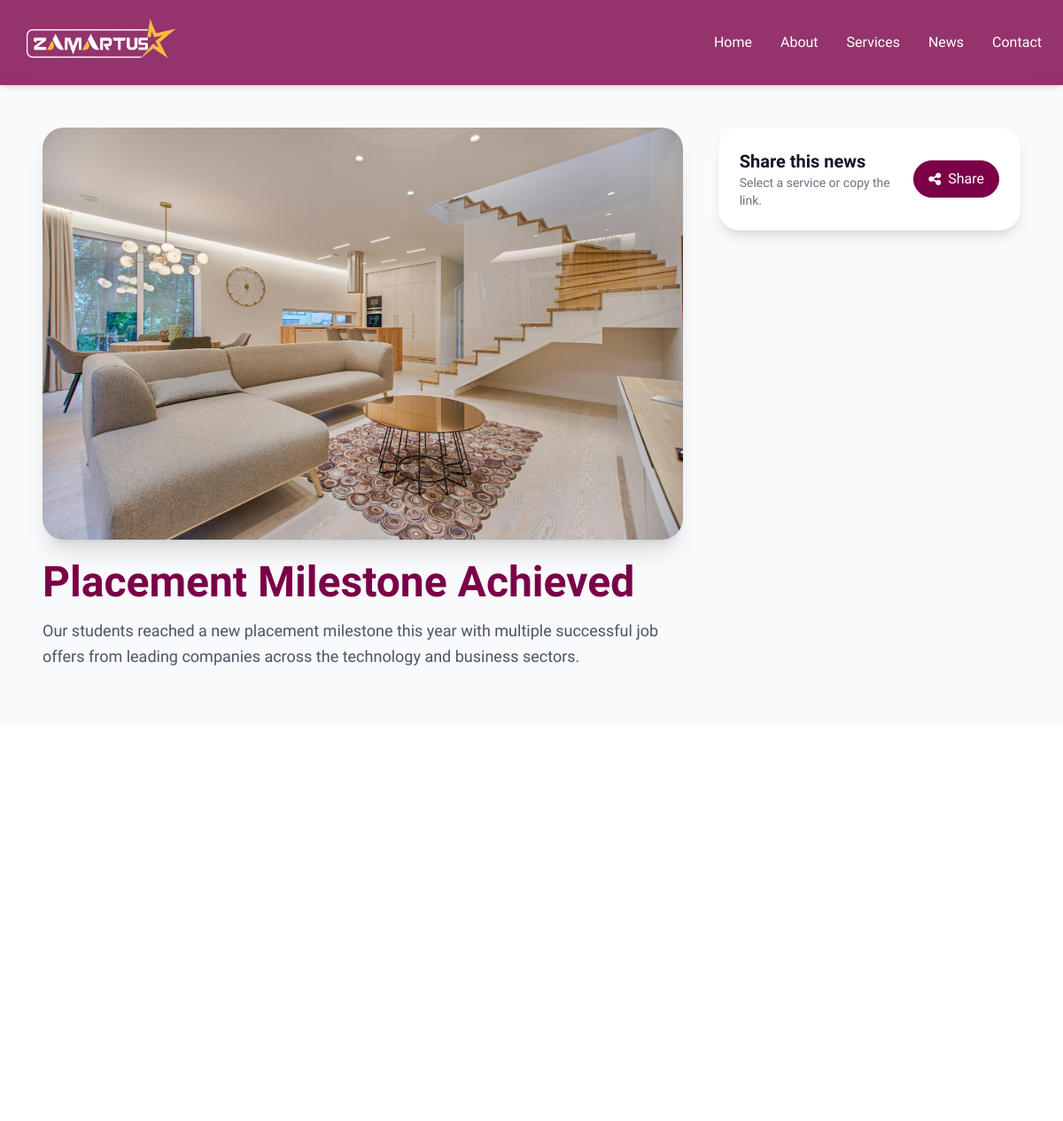
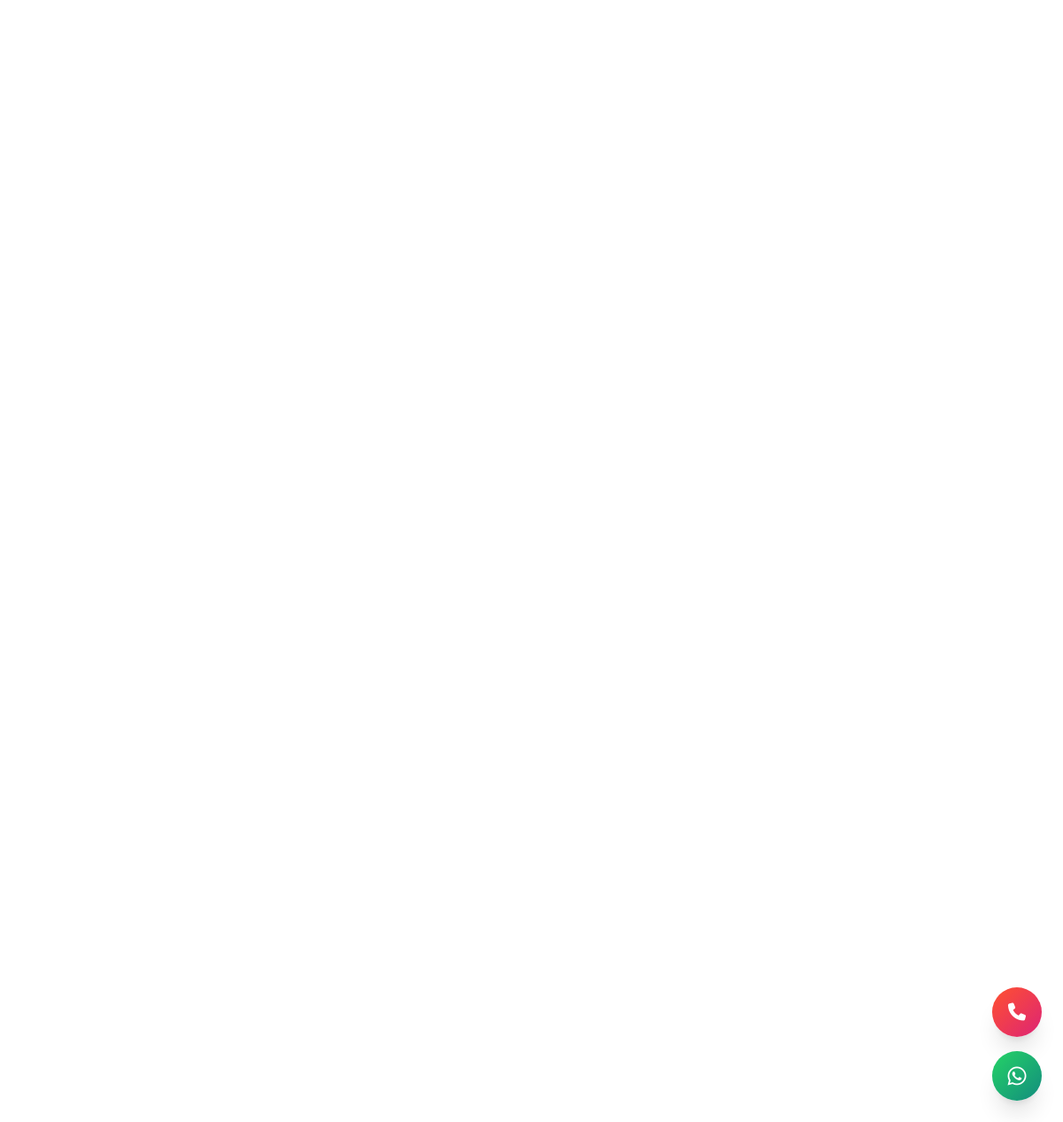
Screenshot of /news/2/ with the database file from the repository (2 pictures, top to bottom).
### app/models.py (models this page shows, shortened)
class News(models.Model):
    heading = models.CharField(max_length=255)
    description = models.TextField()
    image = models.ImageField(upload_to='news/')
    class Meta:
        verbose_name = 'News'
        verbose_name_plural = 'News'

### app/views.py (the view)
# urls.py: path('news/<int:id>/', news_details, name='news_detail'),
def news_details(request, id):
    news_item = News.objects.get(id=id)
    context = {
        'news': news_item
    }
    return render(request, 'news_details.html', context)

### app/templates/news_details.html (shortened to what this page needs)
{% extends "base.html" %}
{% block content %}
<div class="relative bg-gray-50 py-16 mt-20">
    <div class="max-w-6xl mx-auto px-6">
        <div class="grid grid-cols-1 lg:grid-cols-3 gap-10 items-start">
            <div class="lg:col-span-2 space-y-6">
                <div class="overflow-hidden rounded-3xl shadow-xl">
                    <img src="{{ news.image.url }}" alt="{{ news.heading }}" class="w-full h-auto object-cover">
                </div>
                <div class="space-y-4">
                    <h1 class="text-4xl md:text-5xl font-bold text-[#7A0048]">{{ news.heading }}</h1>
                    <p class="text-gray-600 text-lg leading-relaxed">{{ news.description }}</p>
                </div>
            </div>
            <aside class="space-y-6 bg-white p-6 rounded-3xl shadow-lg">
                <div class="flex items-center justify-between">
                    <div>
                        <h2 class="text-xl font-semibold text-gray-900">Share this news</h2>
                        <p class="text-sm text-gray-500">Select a service or copy the link.</p>
                    </div>
                    <button id="shareToggleButton" type="button"
                        class="inline-flex items-center gap-2 rounded-full border border-[#7A0048] bg-[#7A0048] px-4 py-2 text-white hover:bg-[#5f003d] transition">
                        <i class="fas fa-share-alt"></i>
                        Share
                    </button>
                </div>
            </aside>
        </div>
    </div>
</div>
{% endblock %}

### app/templates/base.html (style rules this page uses)
body { font-family: "Josefin Sans", sans-serif; font-optical-sizing: auto; font-style: normal; }
h1, h2, h3, h4, h5, h6 { font-weight: 600; }
p { font-weight: 350; }

### rows the page displays
News: image (picture), heading "Placement Milestone Achieved", description "Our students reached a new placement milestone this year with multiple successful job offers from leading companies across the technology and business sectors."
